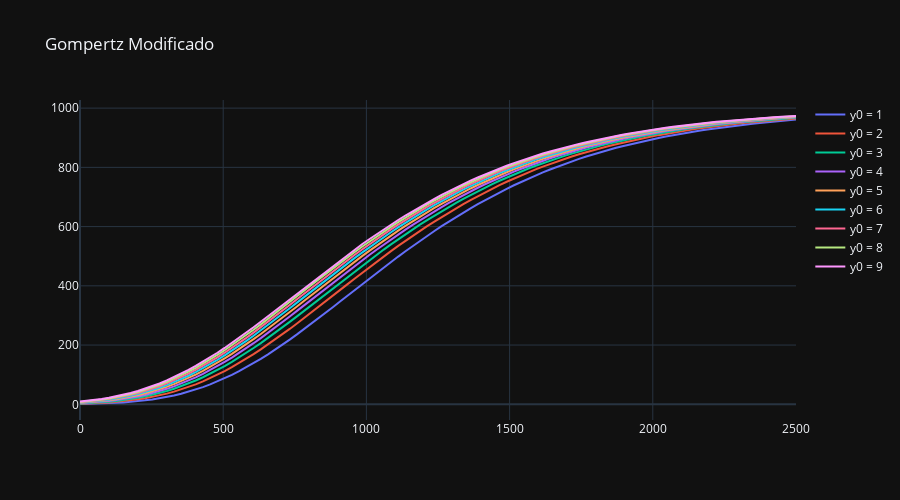

Write notebook code for a chart like this one.
### Code cell
# Versão Modificada
r = 0.76
def Gomp_Mod(t,P):
    return (r*(np.exp(1))*np.log(K/P)*P)/K

t = np.linspace(0,2500,100)
fig = go.Figure()

for yi in range(1,10):
    sol = solve_ivp(Gomp_Mod, [0,2500], [yi], t_eval=t)
    fig.add_trace(go.Scatter(
        x = sol.t,
        y = sol.y[0],
        name=f"y0 = {yi}"
    ))

fig.update_layout(
    title= "Gompertz Modificado",
    height=500,
    template="plotly_dark")
fig.show()
